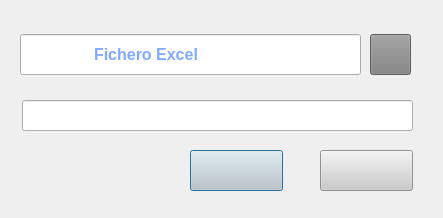
<?xml version="1.0" encoding="UTF-8"?>
<ui version="4.0">
 <class>Actis</class>
 <widget class="QDialog" name="Actis">
  <property name="geometry">
   <rect>
    <x>0</x>
    <y>0</y>
    <width>443</width>
    <height>218</height>
   </rect>
  </property>
  <property name="sizePolicy">
   <sizepolicy hsizetype="Ignored" vsizetype="Ignored">
    <horstretch>0</horstretch>
    <verstretch>0</verstretch>
   </sizepolicy>
  </property>
  <property name="windowTitle">
   <string>Procesado Excel</string>
  </property>
  <property name="windowIcon">
   <iconset resource="icons/icons.qrc">
    <normaloff>:/Alien.png</normaloff>:/Alien.png</iconset>
  </property>
  <property name="styleSheet">
   <string notr="true">QDialog{background-color: qconicalgradient(cx:0.38, cy:0.556, angle:79, stop:0.149254 rgba(192, 189, 255, 255), stop:0.437811 rgba(186, 186, 186, 255), stop:0.641791 rgba(245, 255, 178, 255), stop:0.850746 rgba(186, 186, 186, 255))
};

</string>
  </property>
  <widget class="QLineEdit" name="fichero_Excel">
   <property name="geometry">
    <rect>
     <x>20</x>
     <y>34</y>
     <width>341</width>
     <height>41</height>
    </rect>
   </property>
   <property name="sizePolicy">
    <sizepolicy hsizetype="Preferred" vsizetype="Preferred">
     <horstretch>0</horstretch>
     <verstretch>0</verstretch>
    </sizepolicy>
   </property>
   <property name="font">
    <font>
     <pointsize>12</pointsize>
     <weight>75</weight>
     <bold>true</bold>
    </font>
   </property>
   <property name="styleSheet">
    <string notr="true">QLineEdit{color:rgb(0, 85, 255)}</string>
   </property>
   <property name="text">
    <string/>
   </property>
   <property name="frame">
    <bool>true</bool>
   </property>
   <property name="alignment">
    <set>Qt::AlignJustify|Qt::AlignVCenter</set>
   </property>
   <property name="placeholderText">
    <string>                Fichero Excel</string>
   </property>
   <property name="clearButtonEnabled">
    <bool>false</bool>
   </property>
  </widget>
  <widget class="QPushButton" name="botonBrowse">
   <property name="geometry">
    <rect>
     <x>370</x>
     <y>34</y>
     <width>41</width>
     <height>41</height>
    </rect>
   </property>
   <property name="focusPolicy">
    <enum>Qt::NoFocus</enum>
   </property>
   <property name="styleSheet">
    <string notr="true">background-color: rgb(129, 129, 129);</string>
   </property>
   <property name="text">
    <string/>
   </property>
   <property name="icon">
    <iconset resource="icons/icons.qrc">
     <normaloff>:/Folder.png</normaloff>:/Folder.png</iconset>
   </property>
  </widget>
  <widget class="QPushButton" name="boton_OK">
   <property name="geometry">
    <rect>
     <x>190</x>
     <y>150</y>
     <width>93</width>
     <height>41</height>
    </rect>
   </property>
   <property name="font">
    <font>
     <weight>75</weight>
     <bold>true</bold>
    </font>
   </property>
   <property name="styleSheet">
    <string notr="true">background-color:rgb(203, 203, 203)</string>
   </property>
   <property name="text">
    <string/>
   </property>
   <property name="icon">
    <iconset resource="icons/icons.qrc">
     <normaloff>:/Apply.png</normaloff>:/Apply.png</iconset>
   </property>
   <property name="iconSize">
    <size>
     <width>24</width>
     <height>24</height>
    </size>
   </property>
  </widget>
  <widget class="QPushButton" name="boton_Cancel">
   <property name="geometry">
    <rect>
     <x>320</x>
     <y>150</y>
     <width>93</width>
     <height>41</height>
    </rect>
   </property>
   <property name="styleSheet">
    <string notr="true">background-color:rgb(203, 203, 203)</string>
   </property>
   <property name="text">
    <string/>
   </property>
   <property name="icon">
    <iconset resource="icons/icons.qrc">
     <normaloff>:/Close.png</normaloff>:/Close.png</iconset>
   </property>
   <property name="iconSize">
    <size>
     <width>24</width>
     <height>24</height>
    </size>
   </property>
  </widget>
  <widget class="QLineEdit" name="avisos">
   <property name="geometry">
    <rect>
     <x>22</x>
     <y>100</y>
     <width>391</width>
     <height>31</height>
    </rect>
   </property>
   <property name="font">
    <font>
     <pointsize>10</pointsize>
     <italic>true</italic>
    </font>
   </property>
   <property name="alignment">
    <set>Qt::AlignCenter</set>
   </property>
  </widget>
 </widget>
 <resources>
  <include location="../actis_Qt/icons/icons.qrc"/>
  <include location="icons/icons.qrc"/>
 </resources>
 <connections/>
</ui>
